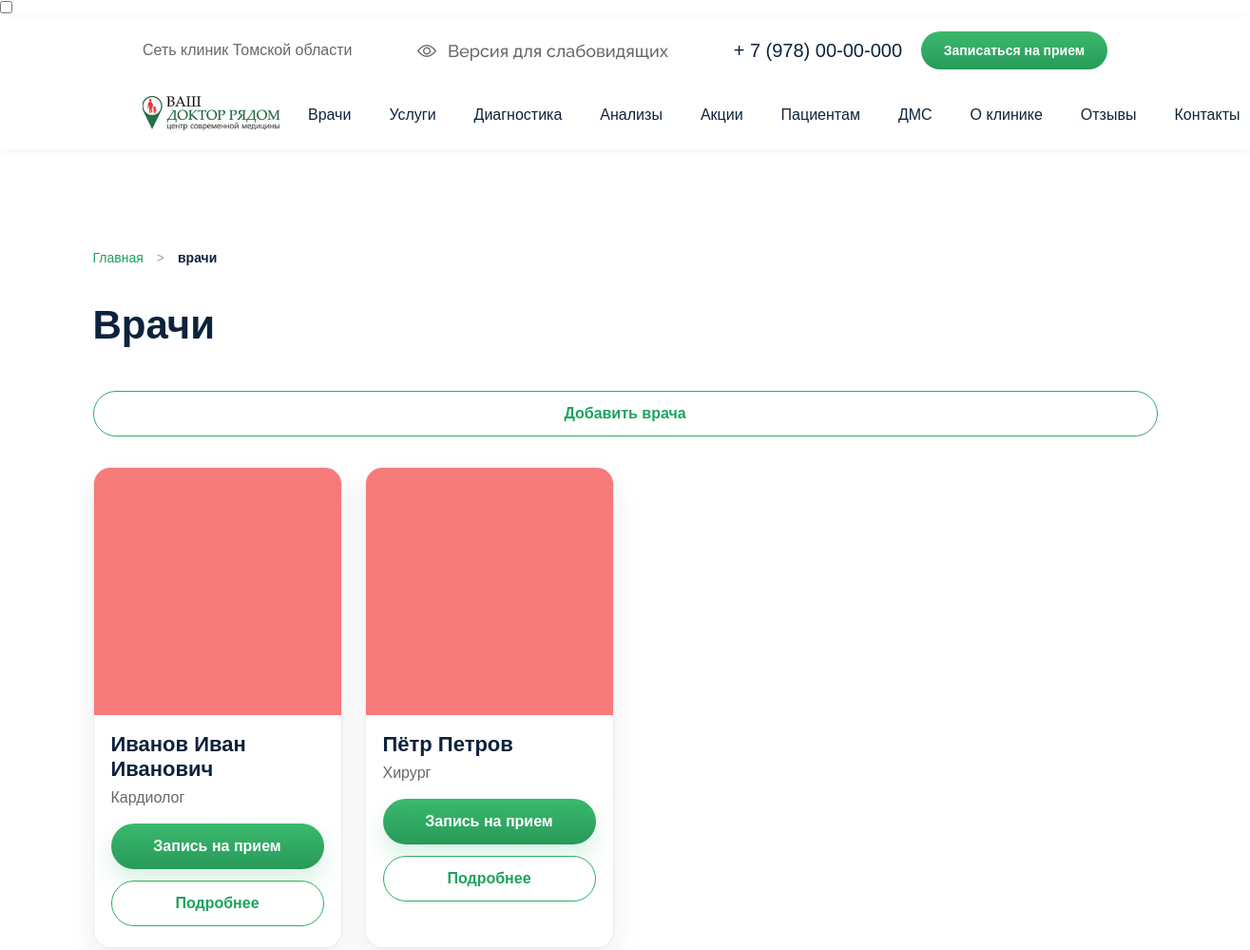
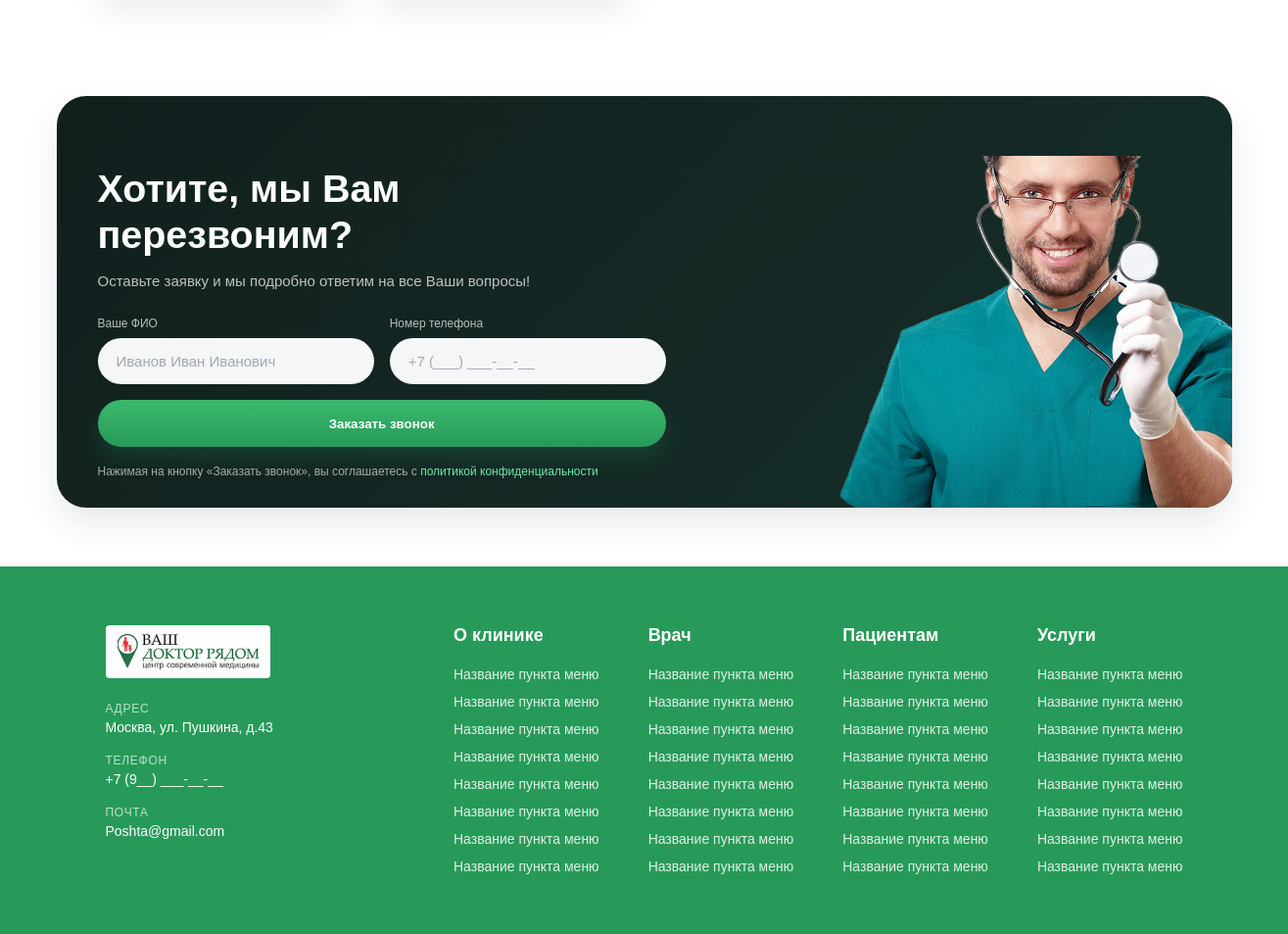
The app's page /doctors/ with its own data (2 pictures, top to bottom).
### clinic/models.py (models this page shows, shortened)
class Doctor(models.Model):
    full_name = models.CharField(max_length=255, verbose_name='ФИО врача')
    specialty = models.CharField(max_length=150, verbose_name='Специализация')
    photo = models.ImageField(upload_to='doctors/', verbose_name='Фотография')
    appointment_url = models.URLField('Ссылка на запись', max_length=500, blank=True, default='')
    class Meta:
        verbose_name = 'Врач'
        verbose_name_plural = 'Врачи'

### clinic/views.py (the view)
# urls.py: path('doctors/', DoctorListView.as_view(), name='doctors_list'),
class DoctorListView(ListView):
    model = Doctor
    template_name = 'doctors.html'
    context_object_name = 'doctors'
    paginate_by = 10
    ordering = ['full_name']

### templates/doctors.html (shortened to what this page needs)
{% extends "base.html" %}
{% load static %}
{% block content %}
<section class="doctors-page">
  <div class="container">
    <nav class="breadcrumbs">
      <a href="/">Главная</a>
      <span class="separator">&gt;</span>
      <span class="current">врачи</span>
    </nav>
    <div class="title-button" style="display:flex;justify-content:space-between;align-items:center;gap:12px;flex-wrap:wrap;">
      <h1 class="page-title">Врачи</h1>
      <a href="{% url 'doctor_create' %}" class="btn-outline">Добавить врача</a>
    </div>
    <div class="doctors-grid">
      {% for doctor in doctors %}
        <article class="doctor-card">
          <div class="doctor-photo">
            {% if doctor.photo %}
              <img src="{{ doctor.photo.url }}" alt="{{ doctor.full_name }}">
            {% else %}
              <img src="{% static 'images/TDV_M63_010 1.png' %}" alt="Нет фото">
            {% endif %}
          </div>
          <div class="doctor-content">
            <h3 class="doctor-name">{{ doctor.full_name }}</h3>
            <p class="doctor-spec">{{ doctor.specialty }}</p>
            <div class="doctor-actions">
              <label for="modal-toggle" class="btn-green">Запись на прием</label>
              <a href="{% url 'doctor_detail' doctor.pk %}" class="btn-outline">Подробнее</a>
            </div>
          </div>
        </article>
      {% empty %}
        <p>В базе данных пока нет врачей.</p>
      {% endfor %}
    </div>
  </div>
</section>
<section class="callback-section">
  <div class="callback-container">
    <div class="callback-content">
      <h2 class="callback-title">Хотите, мы Вам перезвоним?</h2>
      <p class="callback-subtitle">Оставьте заявку и мы подробно ответим на все Ваши вопросы!</p>
      <form action="{% url 'save_callback' %}" method="POST" class="callback-form">
        <div class="form-row">
          <div class="input-group">
            <label for="id_name">Ваше ФИО</label>
            <input type="text" id="id_name" name="name" placeholder="Иванов Иван Иванович" required>
          </div>
          <div class="input-group">
            <label for="id_phone">Номер телефона</label>
            <input type="tel" id="id_phone" name="phone" placeholder="+7 (___) ___-__-__" required>
          </div>
        </div>
        <button type="submit" class="callback-btn">Заказать звонок</button>
      </form>
      <p class="callback-policy">
        Нажимая на кнопку «Заказать звонок», вы соглашаетесь с
        <a href="#">политикой конфиденциальности</a>
      </p>
    </div>
    <div class="callback-image">
      <img src="{% static 'images/doctor-with-stethoscope-2021-09-03-02-58-01-utc 1.png' %}" alt="Врач консультант">
    </div>
         </div>
</section>
{% endblock %}

### records on screen
Doctor: photo (picture), full_name "Иванов Иван Иванович", specialty "Кардиолог"
Doctor: photo (picture), full_name "Пётр Петров", specialty "Хирург"
